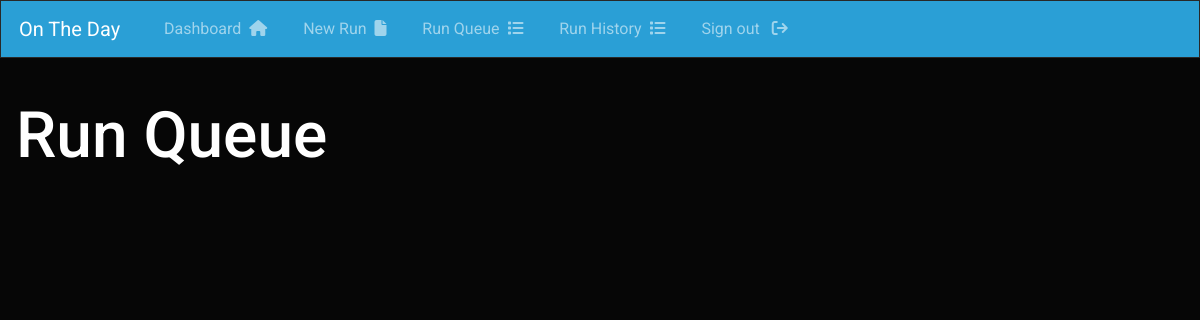
The app's page /run_queue (signed in), older data.
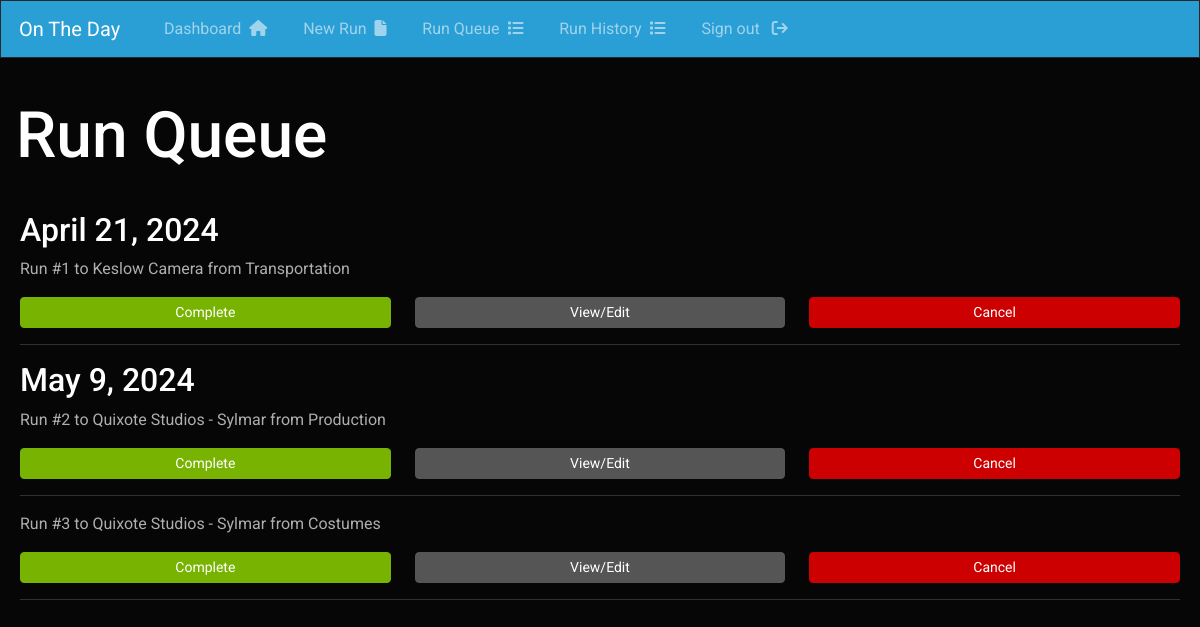
The same page, newer data.
### production/models.py (models this page shows, shortened)
class RunRequest(models.Model):
    production_title = models.CharField(max_length=150, null=True)
    create_date = models.DateField(auto_now_add=True)
    requester_name = models.CharField(max_length=100)
    requester_phone = models.CharField(max_length=15)
    requester_email = models.CharField(max_length=255)
    requester_department = models.CharField(max_length=100)
    run_date = models.DateField()
    pickup_name = models.CharField(max_length=100)
    pickup_phone = models.CharField(max_length=15)
    pickup_address_1 = models.CharField(max_length=100)
    pickup_address_2 = models.CharField(max_length=100, null=True)
    pickup_city = models.CharField(max_length=100)
    pickup_state = models.CharField(max_length=2)
    pickup_zip = models.CharField(max_length=10)
    dropoff_name = models.CharField(max_length=100)
    dropoff_phone = models.CharField(max_length=15)
    dropoff_address_1 = models.CharField(max_length=100)
    dropoff_address_2 = models.CharField(max_length=100, null=True)
    dropoff_city = models.CharField(max_length=100)
    dropoff_state = models.CharField(max_length=2)
    dropoff_zip = models.CharField(max_length=10)
    purchase_order = models.CharField(max_length=20, null=True)
    vendor_invoice  = models.CharField(max_length=20, null=True)
    run_status = models.CharField(max_length=20, null=True)
    truck_size = models.CharField(max_length=50, null=True)
    run_details = models.TextField(max_length=500)
    assigned_driver = models.CharField(max_length=100, null=True)

### app/views.py (the view)
# urls.py: path('run_queue', views.run_queue, name="run_queue"),
@login_required(login_url='login')
def run_queue(request):
    run_requests = RunRequest.objects.annotate(lower_status=Lower('run_status')).exclude(lower_status__in=['complete', 'cancelled']).order_by('run_date')
    return render(request, 'app/run_queue.html', {'run_requests': run_requests})

### app/templates/app/run_queue.html
{% extends 'app/layout.html' %}
{% block content %}
    <main>
        <h1>Run Queue</h1>
        <br>
        <div class="p-1">
            {% for run_request in run_requests %}
                {% ifchanged run_request.run_date %}
                    <h4>{{ run_request.run_date }}</h4>
                {% endifchanged %}
                <div class="row">
                    <div class="col-12">
                        <p>Run #{{ run_request.id }} to {{ run_request.pickup_name }} from {{ run_request.requester_department }}</p>
                    </div>
                    <div class="col-4">
                        <a href="" class="btn btn-sm btn-success d-flex justify-content-center">Complete</a>
                    </div>
                    <div class="col-4">
                        <a href="" class="btn btn-sm btn-secondary d-flex justify-content-center">View/Edit</a>
                    </div>
                    <div class="col-4">
                        <a href="" class="btn btn-sm btn-danger d-flex justify-content-center">Cancel</a>
                    </div>
                </div>
                <hr>
            {% endfor %}
        </div>
    </main>
{% endblock %}

### app/templates/app/layout.html (shortened to what this page needs)
{% load static %}
<!DOCTYPE html>
<html lang="en">
<head>
    <link rel="stylesheet" type="text/css" href="https://bootswatch.com/5/cyborg/bootstrap.min.css">
    <link rel="stylesheet" type="text/css" href="{% static 'css/style.css' %}">
    <link rel="stylesheet" href="https://cdnjs.cloudflare.com/ajax/libs/font-awesome/6.5.2/css/all.min.css">
    <link href="https://cdn.datatables.net/v/dt/dt-2.0.7/datatables.min.css" rel="stylesheet">
</head>
<body>
    {% include 'app/navbar.html' %}
    <div class="p-3">
        <br>
        {% block content %}
        {% endblock %}
    </div>
</body>
</html>

### app/templates/app/navbar.html (shortened to what this page needs)
<nav class="navbar navbar-expand-lg navbar-dark bg-primary justify-content p-2">
  <a class="navbar-brand main-heading" href="{% url '' %}">&nbsp; On The Day</a>
  <div class="collapse navbar-collapse text-center overlay" id="navbarNavDropdown">
    <ul class="navbar-nav mr-auto">
      {% if user.is_authenticated %}
        <li class="nav-item">
          <a class="nav-link" href="{% url 'dashboard' %}">Dashboard &nbsp;<i class="fa fa-home" aria-hidden="true"></i></a>
        </li>
        <li class="nav-item">
          <a class="nav-link" href="{% url 'new_run' %}">New Run &nbsp;<i class="fa fa-file" aria-hidden="true"></i></a>
        </li>
        <li class="nav-item">
          <a class="nav-link" href="{% url 'run_queue' %}">Run Queue &nbsp;<i class="fa fa-list" aria-hidden="true"></i></a>
        </li>
        <li class="nav-item">
          <a class="nav-link" href="{% url 'run_history' %}">Run History &nbsp;<i class="fa fa-list" aria-hidden="true"></i></a>
        </li>
        <li class="nav-item">
          <a class="nav-link" href="{% url 'logout' %}">Sign out &nbsp; <i class="fa fa-sign-out" aria-hidden="true"></i> </a>
        </li>
    </ul>
    {% endif %}
  </div>
</nav>

Row changes from the older to the newer data that the page shows:
now on this page (row edited): RunRequest: run_date "April 21, 2024", id "1", pickup_name "Keslow Camera", requester_department "Transportation"
added RunRequest: run_date "May 9, 2024", id "2", pickup_name "Quixote Studios - Sylmar", requester_department "Production"
added RunRequest: id "3", pickup_name "Quixote Studios - Sylmar", requester_department "Costumes"
